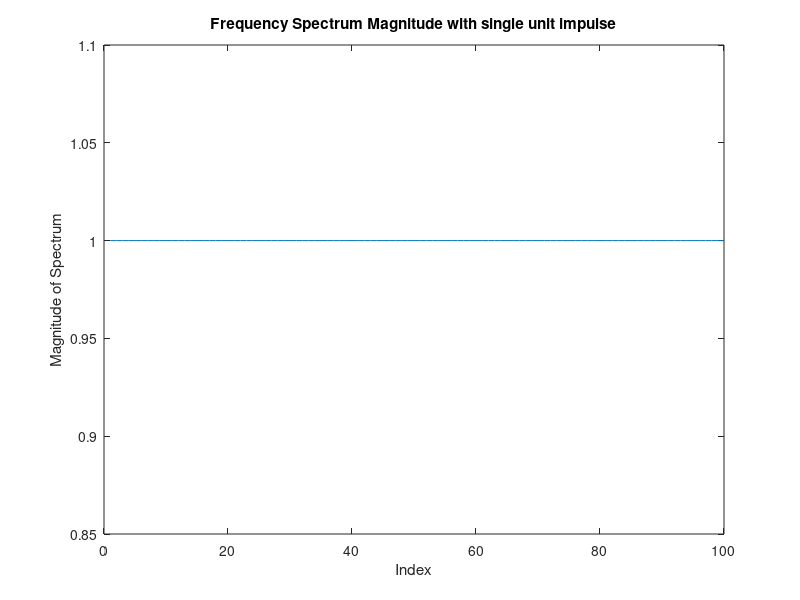
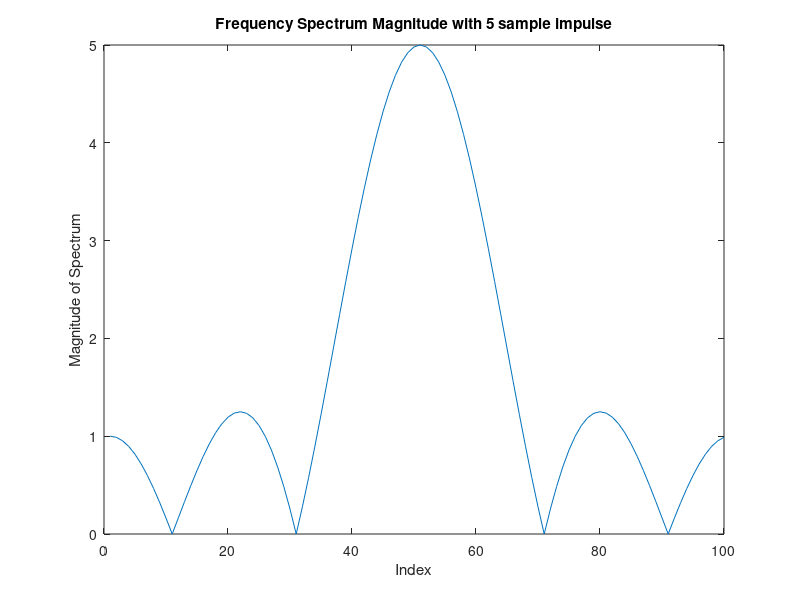
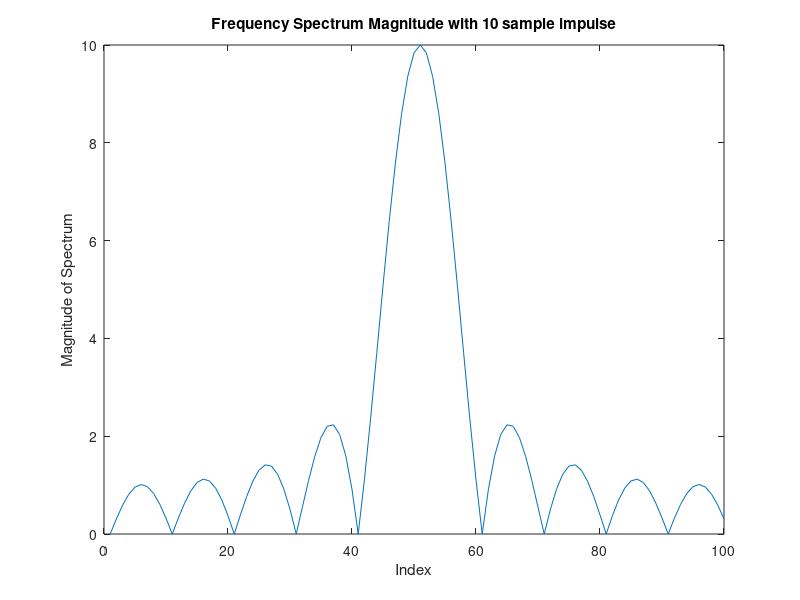
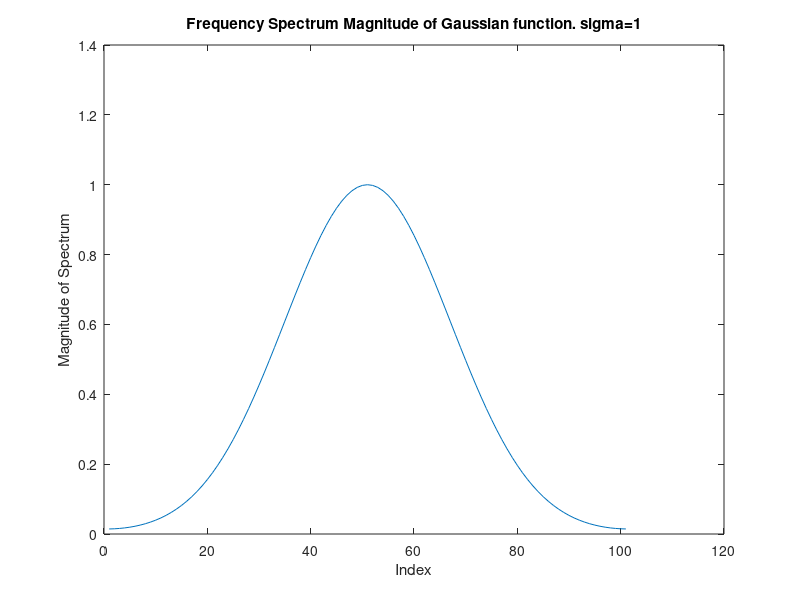

The MATLAB script that drew these images, in order:
%this code does the plots for each of the functions

%first part
signal = zeros(1,100);
signal(50) = 1;
signalDFTmag = abs(fft(signal));

figure
plot(signalDFTmag);
xlabel('Index');
ylabel('Magnitude of Spectrum');
title('Frequency Spectrum Magnitude with single unit impulse');

%5 sample long spectrum magnitude
signal_5 = ones(1,5);
signal(48:52) = signal_5;
signalDFTmag_5 = abs(fftshift(fft(signal)));

figure
plot(signalDFTmag_5);
xlabel('Index');
ylabel('Magnitude of Spectrum');
title('Frequency Spectrum Magnitude with 5 sample impulse');

%10 sample long spectrum magnitude
signal_10 = ones(1,10);
signal(45:54) = signal_10;
signalDFTmag_10 = abs(fftshift(fft(signal)));

figure
plot(signalDFTmag_10);
xlabel('Index');
ylabel('Magnitude of Spectrum');
title('Frequency Spectrum Magnitude with 10 sample impulse');

%Gaussian function frequency plots
figure
gaussFunc_X = -50:1:50;
sigma = 1;
gaussFunc_Y = (1/(sigma*sqrt(2*pi)))*exp(-gaussFunc_X.^2/(2*sigma^2));
gaussFunc_freq = abs(fftshift(fft(gaussFunc_Y)));
plot(gaussFunc_freq);
xlabel('Index');
ylabel('Magnitude of Spectrum');
title('Frequency Spectrum Magnitude of Gaussian function. sigma=1');

%DFT of my favorite function, the parabola
parabola_input = -0.5:1/50:0.5-1/50;
parabola_signal = parabola_input.^2;
parabola_dft = abs(fftshift(fft(parabola_signal)));

figure
plot(parabola_input,parabola_dft);
xlabel('Parabola X Value');
ylabel('Magnitude of Spectrum');
title('Frequency Spectrum Magnitude with Parabola');